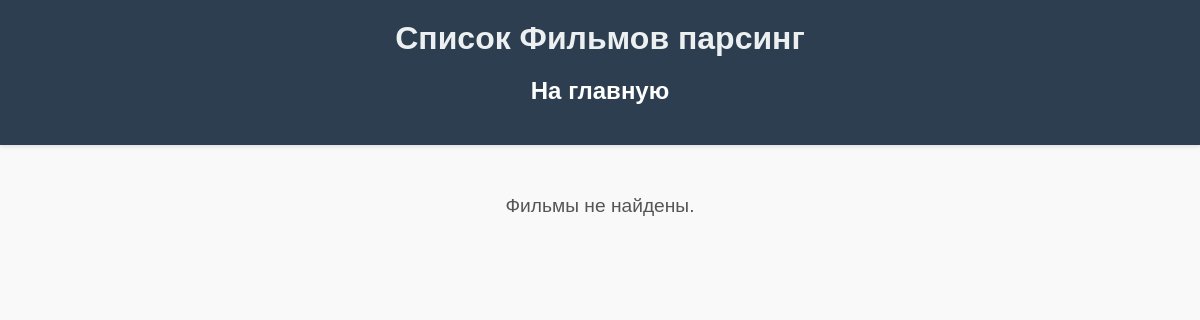
Page /rezka_film_list/ on the earlier database version.
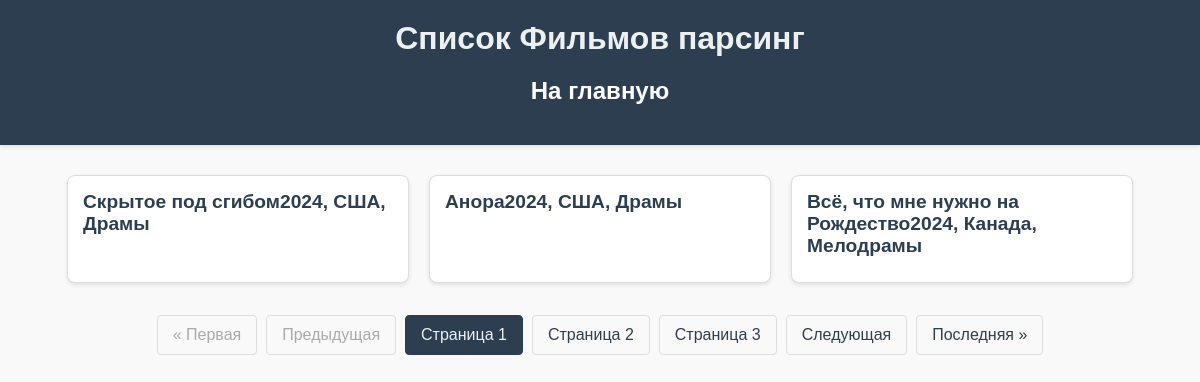
Same page on the later database version.
### parser_app/models.py (models this page shows, shortened)
class RezkaModel(models.Model):
    title = models.CharField(max_length=100)
    image = models.URLField()

### parser_app/views.py (the view)
# urls.py: path('rezka_film_list/', views.RezkaListView.as_view(), name='rezka_list'),
class RezkaListView(generic.ListView):
    template_name = 'parser/rezka_list.html'
    context_object_name = 'rezka'
    model = models.RezkaModel
    paginate_by = 3
    def get_queryset(self):
        return self.model.objects.all().order_by('-id')

### templates/parser/rezka_list.html (shortened to what this page needs)
<!DOCTYPE html>
<html lang="ru">
<head>
</head>
<body>
    <header>
        <h1>Список Фильмов парсинг</h1>
        <a href="/" style="text-decoration: none; color: white">
            <h2>На главную</h2>
        </a>
    </header>
    <div class="container">
        {% if rezka %}
            <div class="films">
                {% for i in rezka %}
                    <div class="film">
                        <div class="film-content">
                            <h2 class="film-title">{{ i.title }}</h2>
                        </div>
                    </div>
                {% endfor %}
            </div>
        {% else %}
            <p class="no-films">Фильмы не найдены.</p>
        {% endif %}
        {% if is_paginated %}
            <div class="pagination">
                {% if page_obj.has_previous %}
                    <a href="?page=1" aria-label="Первая">&laquo; Первая</a>
                    <a href="?page={{ page_obj.previous_page_number }}" aria-label="Предыдущая">Предыдущая</a>
                {% else %}
                    <span class="disabled" aria-label="Первая">&laquo; Первая</span>
                    <span class="disabled" aria-label="Предыдущая">Предыдущая</span>
                {% endif %}
                {% for num in paginator.page_range %}
                    {% if num == page_obj.number %}
                        <span class="current">Страница {{ num }}</span>
                    {% elif num > page_obj.number|add:'-3' and num < page_obj.number|add:'3' %}
                        <a href="?page={{ num }}">Страница {{ num }}</a>
                    {% endif %}
                {% endfor %}
                {% if page_obj.has_next %}
                    <a href="?page={{ page_obj.next_page_number }}" aria-label="Следующая">Следующая</a>
                    <a href="?page={{ paginator.num_pages }}" aria-label="Последняя">Последняя &raquo;</a>
                {% else %}
                    <span class="disabled" aria-label="Следующая">Следующая</span>
                    <span class="disabled" aria-label="Последняя">Последняя &raquo;</span>
                {% endif %}
            </div>
        {% endif %}
    </div>
</body>
</html>

### templates/parser/rezka_list.html (style rules this page uses)
body { font-family: Arial, sans-serif; background-color: #f9f9f9; margin: 0; padding: 0; }
header { background-color: #2c3e50; color: #ecf0f1; padding: 20px 0; text-align: center; box-shadow: 0 2px 4px rgba(0,0,0,0.1); }
header h1 { margin: 0; font-size: 2em; }
.container { width: 90%; max-width: 1200px; margin: 30px auto; }
.films { display: flex; flex-wrap: wrap; gap: 20px; justify-content: center; }
.film { background-color: #fff; border: 1px solid #ddd; border-radius: 8px; overflow: hidden; width: calc(33.333% - 20px); box-shadow: 0 2px 4px rgba(0,0,0,0.1); transition: transform 0.2s, box-shadow 0.2s; }
.film-content { padding: 15px; }
.film-title { font-size: 1.2em; margin: 0 0 10px 0; color: #2c3e50; }
.pagination { display: flex; justify-content: center; margin: 30px 0; flex-wrap: wrap; gap: 5px; }
.pagination a, .pagination span { padding: 10px 15px; margin: 2px; border: 1px solid #ddd; border-radius: 4px; text-decoration: none; color: #2c3e50; transition: background-color 0.2s, color 0.2s; }
.pagination .current { background-color: #2c3e50; color: #ecf0f1; border-color: #2c3e50; }
.pagination .disabled { color: #aaa; border-color: #ddd; pointer-events: none; }

Differences in the rows shown:
added RezkaModel: title "Скрытое под сгибом2024, США, Драмы"
added RezkaModel: title "Анора2024, США, Драмы"
added RezkaModel: title "Всё, что мне нужно на Рождество2024, Канада, Мелодрамы"
Other differences:
text no longer shown: "Фильмы не найдены."
text now shown: "« Первая Предыдущая Следующая Последняя »"
new list line: "Страница 1"
new list line: "Страница 2"
new list line: "Страница 3"
